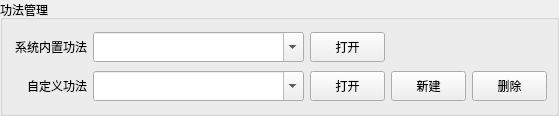
<?xml version="1.0" encoding="UTF-8"?>
<ui version="4.0">
 <class>StaticSkillMainWin</class>
 <widget class="QWidget" name="StaticSkillMainWin">
  <property name="geometry">
   <rect>
    <x>0</x>
    <y>0</y>
    <width>559</width>
    <height>116</height>
   </rect>
  </property>
  <property name="windowTitle">
   <string>Form</string>
  </property>
  <layout class="QGridLayout" name="gridLayout_2">
   <property name="leftMargin">
    <number>0</number>
   </property>
   <property name="topMargin">
    <number>0</number>
   </property>
   <property name="rightMargin">
    <number>0</number>
   </property>
   <property name="bottomMargin">
    <number>0</number>
   </property>
   <property name="spacing">
    <number>0</number>
   </property>
   <item row="0" column="0">
    <widget class="QGroupBox" name="groupBox">
     <property name="title">
      <string>功法管理</string>
     </property>
     <layout class="QGridLayout" name="gridLayout">
      <item row="0" column="0">
       <widget class="QLabel" name="label">
        <property name="minimumSize">
         <size>
          <width>0</width>
          <height>30</height>
         </size>
        </property>
        <property name="maximumSize">
         <size>
          <width>75</width>
          <height>30</height>
         </size>
        </property>
        <property name="text">
         <string>系统内置功法</string>
        </property>
        <property name="alignment">
         <set>Qt::AlignRight|Qt::AlignTrailing|Qt::AlignVCenter</set>
        </property>
       </widget>
      </item>
      <item row="0" column="1">
       <widget class="QComboBox" name="m_pCBoxDatasSys">
        <property name="minimumSize">
         <size>
          <width>200</width>
          <height>30</height>
         </size>
        </property>
        <property name="maximumSize">
         <size>
          <width>16777215</width>
          <height>30</height>
         </size>
        </property>
        <property name="editable">
         <bool>true</bool>
        </property>
       </widget>
      </item>
      <item row="0" column="2">
       <widget class="QPushButton" name="m_pBtnOpenSys">
        <property name="minimumSize">
         <size>
          <width>0</width>
          <height>30</height>
         </size>
        </property>
        <property name="maximumSize">
         <size>
          <width>75</width>
          <height>30</height>
         </size>
        </property>
        <property name="text">
         <string>打开</string>
        </property>
       </widget>
      </item>
      <item row="1" column="0">
       <widget class="QLabel" name="label_2">
        <property name="minimumSize">
         <size>
          <width>0</width>
          <height>30</height>
         </size>
        </property>
        <property name="maximumSize">
         <size>
          <width>75</width>
          <height>30</height>
         </size>
        </property>
        <property name="text">
         <string>自定义功法</string>
        </property>
        <property name="alignment">
         <set>Qt::AlignRight|Qt::AlignTrailing|Qt::AlignVCenter</set>
        </property>
       </widget>
      </item>
      <item row="1" column="1">
       <widget class="QComboBox" name="m_pCBoxDatas">
        <property name="minimumSize">
         <size>
          <width>200</width>
          <height>30</height>
         </size>
        </property>
        <property name="maximumSize">
         <size>
          <width>16777215</width>
          <height>30</height>
         </size>
        </property>
        <property name="editable">
         <bool>true</bool>
        </property>
       </widget>
      </item>
      <item row="1" column="2">
       <widget class="QPushButton" name="m_pBtnOpen">
        <property name="minimumSize">
         <size>
          <width>0</width>
          <height>30</height>
         </size>
        </property>
        <property name="maximumSize">
         <size>
          <width>75</width>
          <height>30</height>
         </size>
        </property>
        <property name="text">
         <string>打开</string>
        </property>
       </widget>
      </item>
      <item row="1" column="3">
       <widget class="QPushButton" name="m_pBtnNew">
        <property name="minimumSize">
         <size>
          <width>0</width>
          <height>30</height>
         </size>
        </property>
        <property name="maximumSize">
         <size>
          <width>75</width>
          <height>30</height>
         </size>
        </property>
        <property name="text">
         <string>新建</string>
        </property>
       </widget>
      </item>
      <item row="1" column="4">
       <widget class="QPushButton" name="m_pBtnDelete">
        <property name="minimumSize">
         <size>
          <width>0</width>
          <height>30</height>
         </size>
        </property>
        <property name="maximumSize">
         <size>
          <width>75</width>
          <height>30</height>
         </size>
        </property>
        <property name="text">
         <string>删除</string>
        </property>
       </widget>
      </item>
     </layout>
    </widget>
   </item>
  </layout>
 </widget>
 <resources/>
 <connections/>
</ui>
